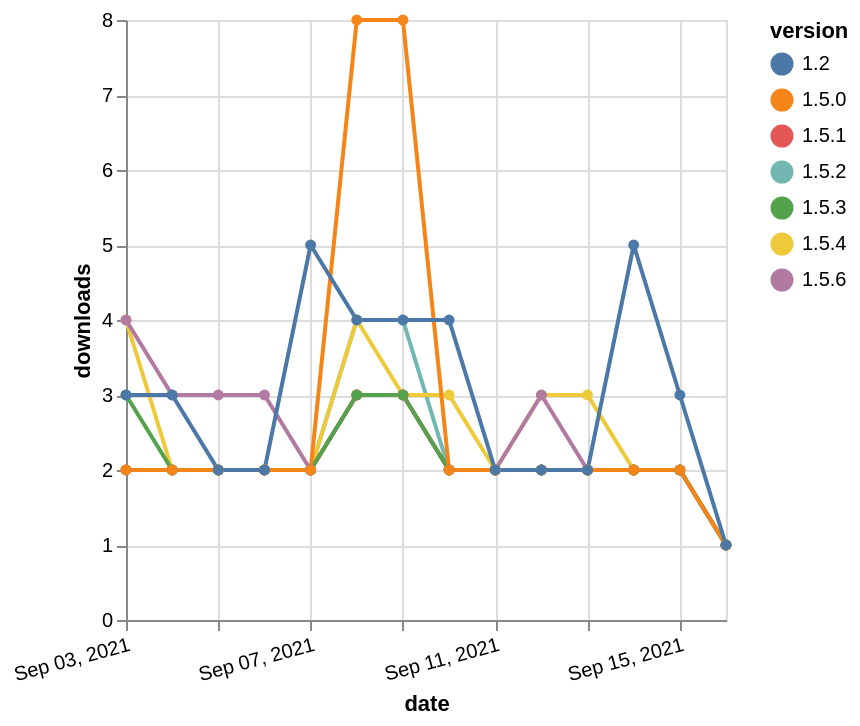

Specify this chart in Vega-Lite:
### Vega-Lite specification from a JSON file in a GitHub repository (floating-point values rounded to 4 significant figures)
{"$schema": "https://vega.github.io/schema/vega-lite/v5.json", "description": "A simple bar chart with embedded data.", "data": {"values": [{"date": "2021-09-03", "total": 1020, "delta": 2, "version": "1.5.2"}, {"date": "2021-09-04", "total": 1022, "delta": 2, "version": "1.5.2"}, {"date": "2021-09-05", "total": 1024, "delta": 2, "version": "1.5.2"}, {"date": "2021-09-06", "total": 1026, "delta": 2, "version": "1.5.2"}, {"date": "2021-09-07", "total": 1028, "delta": 2, "version": "1.5.2"}, {"date": "2021-09-08", "total": 1032, "delta": 4, "version": "1.5.2"}, {"date": "2021-09-09", "total": 1036, "delta": 4, "version": "1.5.2"}, {"date": "2021-09-10", "total": 1038, "delta": 2, "version": "1.5.2"}, {"date": "2021-09-11", "total": 1040, "delta": 2, "version": "1.5.2"}, {"date": "2021-09-12", "total": 1042, "delta": 2, "version": "1.5.2"}, {"date": "2021-09-13", "total": 1044, "delta": 2, "version": "1.5.2"}, {"date": "2021-09-14", "total": 1046, "delta": 2, "version": "1.5.2"}, {"date": "2021-09-15", "total": 1048, "delta": 2, "version": "1.5.2"}, {"date": "2021-09-16", "total": 1049, "delta": 1, "version": "1.5.2"}, {"date": "2021-09-03", "total": 890, "delta": 4, "version": "1.5.4"}, {"date": "2021-09-04", "total": 892, "delta": 2, "version": "1.5.4"}, {"date": "2021-09-05", "total": 894, "delta": 2, "version": "1.5.4"}, {"date": "2021-09-06", "total": 896, "delta": 2, "version": "1.5.4"}, {"date": "2021-09-07", "total": 898, "delta": 2, "version": "1.5.4"}, {"date": "2021-09-08", "total": 902, "delta": 4, "version": "1.5.4"}, {"date": "2021-09-09", "total": 905, "delta": 3, "version": "1.5.4"}, {"date": "2021-09-10", "total": 908, "delta": 3, "version": "1.5.4"}, {"date": "2021-09-11", "total": 910, "delta": 2, "version": "1.5.4"}, {"date": "2021-09-12", "total": 913, "delta": 3, "version": "1.5.4"}, {"date": "2021-09-13", "total": 916, "delta": 3, "version": "1.5.4"}, {"date": "2021-09-14", "total": 918, "delta": 2, "version": "1.5.4"}, {"date": "2021-09-15", "total": 920, "delta": 2, "version": "1.5.4"}, {"date": "2021-09-16", "total": 921, "delta": 1, "version": "1.5.4"}, {"date": "2021-09-03", "total": 419, "delta": 4, "version": "1.5.6"}, {"date": "2021-09-04", "total": 422, "delta": 3, "version": "1.5.6"}, {"date": "2021-09-05", "total": 425, "delta": 3, "version": "1.5.6"}, {"date": "2021-09-06", "total": 428, "delta": 3, "version": "1.5.6"}, {"date": "2021-09-07", "total": 430, "delta": 2, "version": "1.5.6"}, {"date": "2021-09-08", "total": 433, "delta": 3, "version": "1.5.6"}, {"date": "2021-09-09", "total": 436, "delta": 3, "version": "1.5.6"}, {"date": "2021-09-10", "total": 438, "delta": 2, "version": "1.5.6"}, {"date": "2021-09-11", "total": 440, "delta": 2, "version": "1.5.6"}, {"date": "2021-09-12", "total": 443, "delta": 3, "version": "1.5.6"}, {"date": "2021-09-13", "total": 445, "delta": 2, "version": "1.5.6"}, {"date": "2021-09-14", "total": 447, "delta": 2, "version": "1.5.6"}, {"date": "2021-09-15", "total": 449, "delta": 2, "version": "1.5.6"}, {"date": "2021-09-16", "total": 450, "delta": 1, "version": "1.5.6"}, {"date": "2021-09-03", "total": 930, "delta": 2, "version": "1.5.1"}, {"date": "2021-09-04", "total": 932, "delta": 2, "version": "1.5.1"}, {"date": "2021-09-05", "total": 934, "delta": 2, "version": "1.5.1"}, {"date": "2021-09-06", "total": 936, "delta": 2, "version": "1.5.1"}, {"date": "2021-09-07", "total": 938, "delta": 2, "version": "1.5.1"}, {"date": "2021-09-08", "total": 941, "delta": 3, "version": "1.5.1"}, {"date": "2021-09-09", "total": 944, "delta": 3, "version": "1.5.1"}, {"date": "2021-09-10", "total": 946, "delta": 2, "version": "1.5.1"}, {"date": "2021-09-11", "total": 948, "delta": 2, "version": "1.5.1"}, {"date": "2021-09-12", "total": 950, "delta": 2, "version": "1.5.1"}, {"date": "2021-09-13", "total": 952, "delta": 2, "version": "1.5.1"}, {"date": "2021-09-14", "total": 954, "delta": 2, "version": "1.5.1"}, {"date": "2021-09-15", "total": 956, "delta": 2, "version": "1.5.1"}, {"date": "2021-09-16", "total": 957, "delta": 1, "version": "1.5.1"}, {"date": "2021-09-03", "total": 926, "delta": 3, "version": "1.5.3"}, {"date": "2021-09-04", "total": 928, "delta": 2, "version": "1.5.3"}, {"date": "2021-09-05", "total": 930, "delta": 2, "version": "1.5.3"}, {"date": "2021-09-06", "total": 932, "delta": 2, "version": "1.5.3"}, {"date": "2021-09-07", "total": 934, "delta": 2, "version": "1.5.3"}, {"date": "2021-09-08", "total": 937, "delta": 3, "version": "1.5.3"}, {"date": "2021-09-09", "total": 940, "delta": 3, "version": "1.5.3"}, {"date": "2021-09-10", "total": 942, "delta": 2, "version": "1.5.3"}, {"date": "2021-09-11", "total": 944, "delta": 2, "version": "1.5.3"}, {"date": "2021-09-12", "total": 946, "delta": 2, "version": "1.5.3"}, {"date": "2021-09-13", "total": 948, "delta": 2, "version": "1.5.3"}, {"date": "2021-09-14", "total": 950, "delta": 2, "version": "1.5.3"}, {"date": "2021-09-15", "total": 952, "delta": 2, "version": "1.5.3"}, {"date": "2021-09-16", "total": 953, "delta": 1, "version": "1.5.3"}, {"date": "2021-09-03", "total": 1428, "delta": 2, "version": "1.5.0"}, {"date": "2021-09-04", "total": 1430, "delta": 2, "version": "1.5.0"}, {"date": "2021-09-05", "total": 1432, "delta": 2, "version": "1.5.0"}, {"date": "2021-09-06", "total": 1434, "delta": 2, "version": "1.5.0"}, {"date": "2021-09-07", "total": 1436, "delta": 2, "version": "1.5.0"}, {"date": "2021-09-08", "total": 1444, "delta": 8, "version": "1.5.0"}, {"date": "2021-09-09", "total": 1452, "delta": 8, "version": "1.5.0"}, {"date": "2021-09-10", "total": 1454, "delta": 2, "version": "1.5.0"}, {"date": "2021-09-11", "total": 1456, "delta": 2, "version": "1.5.0"}, {"date": "2021-09-12", "total": 1458, "delta": 2, "version": "1.5.0"}, {"date": "2021-09-13", "total": 1460, "delta": 2, "version": "1.5.0"}, {"date": "2021-09-14", "total": 1462, "delta": 2, "version": "1.5.0"}, {"date": "2021-09-15", "total": 1464, "delta": 2, "version": "1.5.0"}, {"date": "2021-09-16", "total": 1465, "delta": 1, "version": "1.5.0"}, {"date": "2021-09-03", "total": 3772, "delta": 3, "version": "1.2"}, {"date": "2021-09-04", "total": 3775, "delta": 3, "version": "1.2"}, {"date": "2021-09-05", "total": 3777, "delta": 2, "version": "1.2"}, {"date": "2021-09-06", "total": 3779, "delta": 2, "version": "1.2"}, {"date": "2021-09-07", "total": 3784, "delta": 5, "version": "1.2"}, {"date": "2021-09-08", "total": 3788, "delta": 4, "version": "1.2"}, {"date": "2021-09-09", "total": 3792, "delta": 4, "version": "1.2"}, {"date": "2021-09-10", "total": 3796, "delta": 4, "version": "1.2"}, {"date": "2021-09-11", "total": 3798, "delta": 2, "version": "1.2"}, {"date": "2021-09-12", "total": 3800, "delta": 2, "version": "1.2"}, {"date": "2021-09-13", "total": 3802, "delta": 2, "version": "1.2"}, {"date": "2021-09-14", "total": 3807, "delta": 5, "version": "1.2"}, {"date": "2021-09-15", "total": 3810, "delta": 3, "version": "1.2"}, {"date": "2021-09-16", "total": 3811, "delta": 1, "version": "1.2"}]}, "width": "container", "mark": {"type": "line", "point": {"filled": true}}, "encoding": {"x": {"field": "date", "type": "temporal", "timeUnit": "yearmonthdate", "title": "date", "axis": {"labelAngle": -15}}, "y": {"field": "delta", "type": "quantitative", "title": "downloads"}, "color": {"field": "version", "type": "nominal"}, "tooltip": {"field": "delta"}}}
